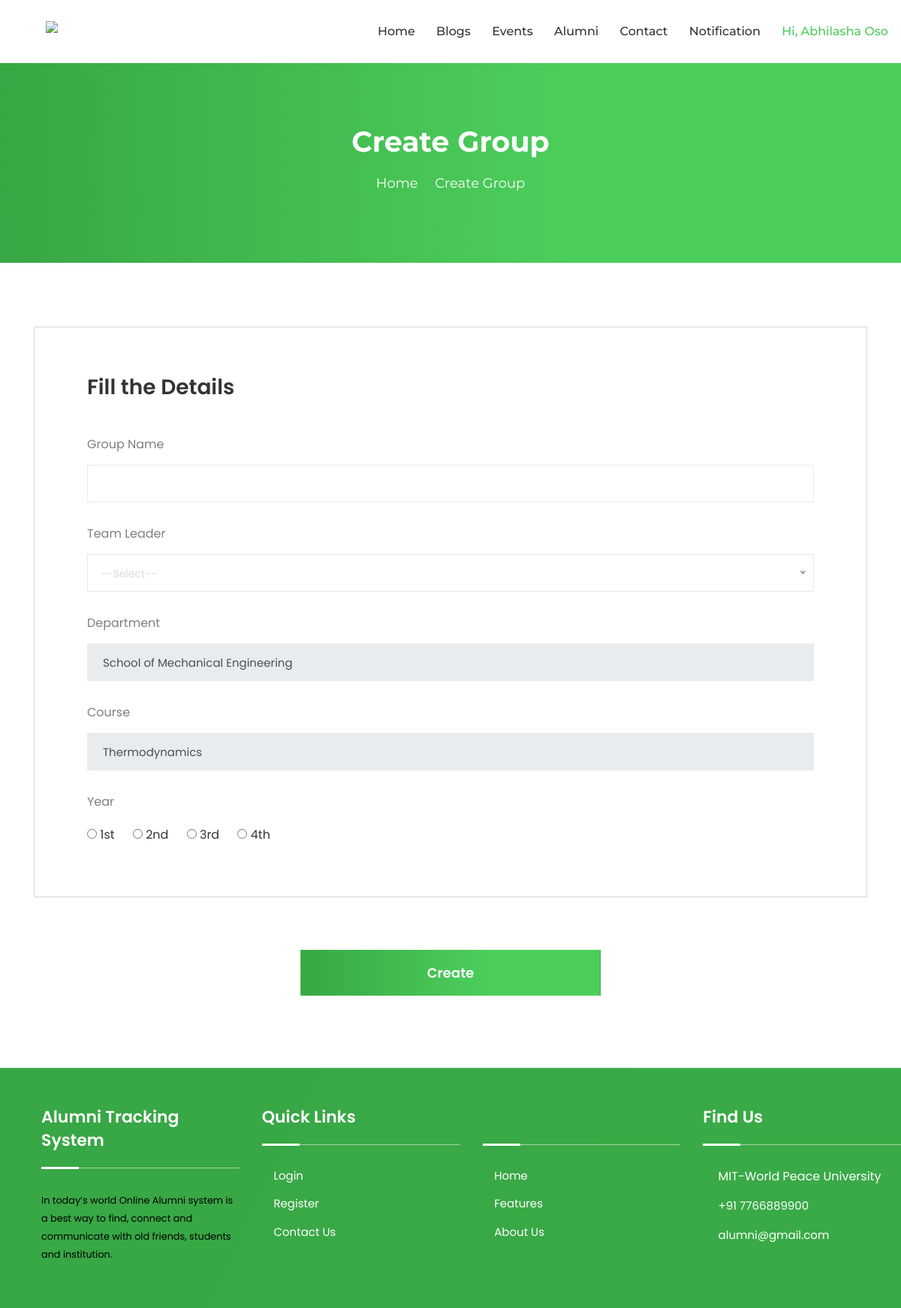
Page /group_create.php (signed in) on the committed database.
### tables this page shows
CREATE TABLE `tbldepartment` (
  `Deptid` int(11) NOT NULL,
  `DeptName` varchar(100) NOT NULL
);

CREATE TABLE `tblcourse` (
  `Courseid` int(11) NOT NULL,
  `CourseName` varchar(100) NOT NULL,
  `Deptid` int(11) NOT NULL
);

### group_create.php (the view, shortened to what this page needs)
<?php
    include_once("DbConnection.php");
?>
<!DOCTYPE html>
<html lang="zxx">
    <head>
    <?php include_once('cssLinks.php');?>
    </head>
    <body>
        <?php include_once('headerStudent.php');?>
        <div class="page-title-area" style= "height:350px;">
            <div class="d-table">
                <div class="d-table-cell">
                    <div class="container">
                        <div class="page-title-text">
                            <h2>Create Group</h2>
                            <ul>
                                <li>
                                    <a href="homepage.html">Home</a>
                                </li>
                                <li>
                                    <i class="icofont-simple-right"></i>
                                </li>
                                <li>Create Group</li>
                            </ul>
                        </div>
                    </div>
                </div>
            </div>
        </div>
        <div class="post-job-area pt-100" style="padding-bottom: 10px; padding-top: 85px;">
            <div class="container">
                <form class="form-group" method="post" action="" enctype="multipart/form-data" name="myform">
                    <div class="create-information post-job-item">
                        <h3>Fill the Details</h3>
                        <div class="row">
                            <div class="col-lg-12">
                                <div class="form-group">
                                    <label>Group Name</label>
                                    <input type="text" name="Grp_name" class="form-control" placeholder="">
                                </div>
                            </div>
                            <div class="col-lg-12">
                                <div class="form-group">
                                    <label>Team Leader&nbsp;&nbsp;&nbsp;<span id="leaderspan" style="color: red"></span></label>
                                </div>
                            </div>
                            <div class="col-lg-12">
                                <div class="form-group">
                                    <label>Department</label> <br>
                                    <?php
                                        $seldept="SELECT * FROM tblregister WHERE Uid='".$_SESSION['UserID']."' ";
                                        $result=mysqli_query($con,$seldept) or die(mysqli_error($con));
                                        $row=mysqli_fetch_array($result);
                                        if(mysqli_num_rows($result)==1)
                                        {
                                            $seldeptname="SELECT * FROM tbldepartment WHERE Deptid='".$row['Deptid']."' ";
                                            $resultname=mysqli_query($con,$seldeptname) or die(mysqli_error($con));
                                            $rowname=mysqli_fetch_array($resultname);
                                            if(mysqli_num_rows($resultname)==1)
                                            {
                                    ?>
                                                <input type="text" name="dname" class="form-control"  value="<?php echo $rowname['DeptName'];?>" disabled readonly>
                                    <?php
                                            }
                                    ?>
                                    <?php
                                        }
                                    ?>
                                </div>
                            </div>
                            <div class="col-lg-12">
                                <div class="form-group">
                                    <label>Course</label> <br>
                                    <?php
                                        $selcourse="SELECT * FROM tblregister WHERE Uid='".$_SESSION['UserID']."' ";
                                        $result=mysqli_query($con,$selcourse) or die(mysqli_error($con));
                                        $row=mysqli_fetch_array($result);
                                        if(mysqli_num_rows($result)==1)
                                        {
                                            $selcoursename="SELECT * FROM tblcourse WHERE Courseid='".$row['Cousreid']."' ";
                                            $resultname=mysqli_query($con,$selcoursename) or die(mysqli_error($con));
                                            $rowname=mysqli_fetch_array($resultname);
                                            if(mysqli_num_rows($resultname)==1)
                                            {
                                    ?>
                                                <input type="text" name="cname" class="form-control" value="<?php echo $rowname['CourseName'];?>" disabled readonly>
                                    <?php
                                            }
                                    ?>
                                    <?php
                                        }
                                    ?>
                                </div>
                            </div>
                            <div class="col-lg-12">
                                <div class="form-group">
                                    <div class="gender-area">
                                        <span>Year</span>
                                        <input type="radio" name="year" id="first" value="1">
                                        <label for="first">1st</label>
                                        <input type="radio" name="year" id="second" value="2">
                                        <label for="second">2nd</label>
                                        <input type="radio" name="year" id="third" value="3">
                                        <label for="third">3rd</label>
                                        <input type="radio" name="year" id="fourth" value="4">
                                        <label for="fourth">4th</label>
                                    </div>
                                </div>
                            </div>
                        </div>
                    </div>
                    <div class="text-center">
                        <button type="submit" name="submit" onclick=" return validate();" class="btn create-ac-btn" style="width:400px;">Create</button>
                    </div>
                </form>
            </div>
        </div>
       <?php include_once('footer.php');?>
    </body>
</html>

### assets/css/meanmenu.css (style rules this page uses)
body { font-family: "Oswald", sans-serif; padding: 0; margin: 0; font-size: 15px; background-color: #f1f1f1; }

### rows in the picture
tbldepartment: dname "School of Mechanical Engineering"
tblcourse: cname "Thermodynamics"

### other values in the picture
$_SESSION['Firstname'] "Abhilasha"
$_SESSION['Lastname'] "Oso"
